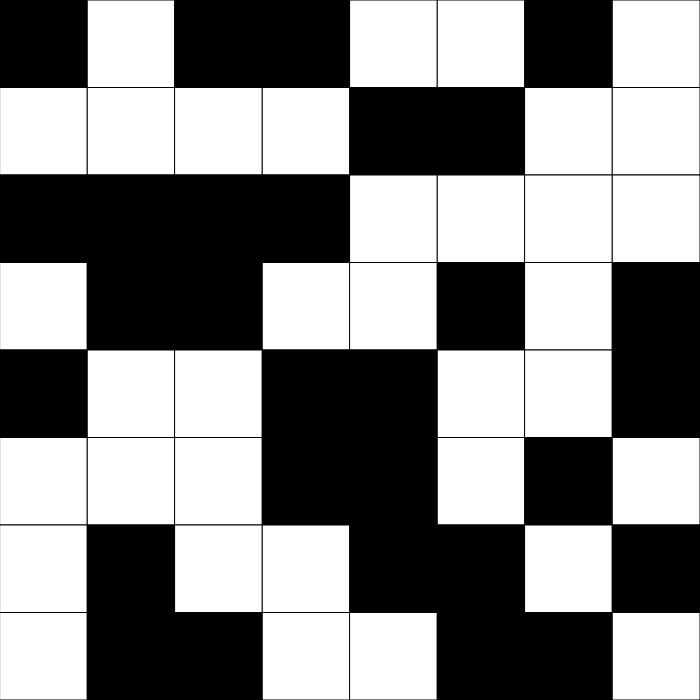
Frame 1 (no input)
Frame 60 (no input): identical to frame 1, image omitted
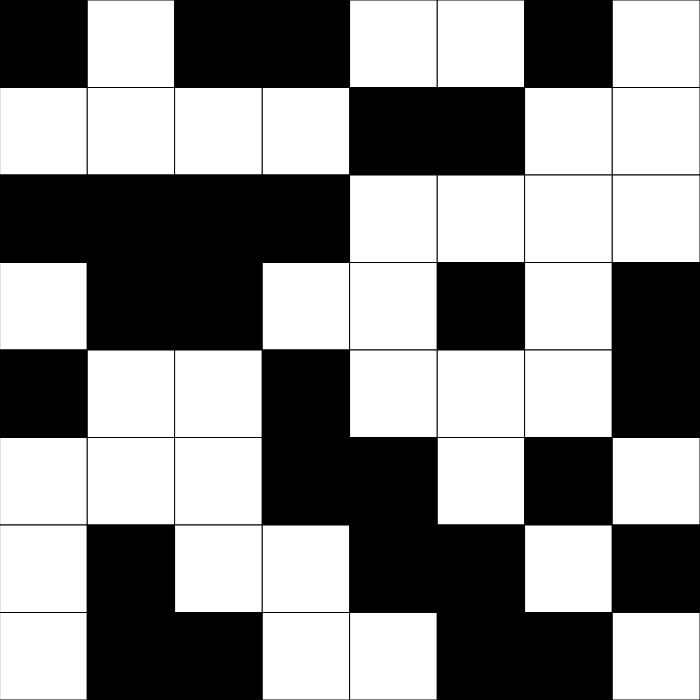
Frame 120 (the mouse pressed at the canvas centre since frame 60)

The p5.js sketch that drew these frames (run headless with seeded random() and noise() and a simulated clock; from frame 60 on, the mouse is pressed at the canvas centre):

// p5.js sketch
// ── sketch.js
// Project Title
// Your Name
// Date
//
// Extra for Experts:
// - describe what you did to take this project "above and beyond"

let x = 8;
let y = 8;
let grid;
let cellSize;

function setup() {
  createCanvas(700, 700);
  cellSize = width / x;
  grid = createRandom2dArray(x, y);

}

function draw() {
  background(220);
  displayGrid();
}

function displayGrid(){
  for (let i = 0; i < x; i ++){
    for (let j = 0; j < y; j ++){
      if (grid[i][j] === 0){
        fill(255);
      }
      else{
        fill(0);
      }
      rect(i * cellSize, j * cellSize, cellSize, cellSize);
    }
  }
}




function createRandom2dArray(x, y){
  let randomGrid = [];
  for (let i = 0; i < x; i ++){
    randomGrid.push([]);
    for (let j = 0; j < y; j ++){
      if (random(100) < 50) {
        randomGrid[i].push(0);
      }
      else{
        randomGrid[i].push(1);
      }
    }
  }
  return randomGrid;
}


function mousePressed(){
  // grid = createRandom2dArray(x, y);
  let i = floor(mouseX / cellSize);
  let j = floor(mouseY / cellSize);

  if (grid[i][j] === 1){
    grid[i][j] = 0;
  }
  else if (grid[i][j] === 0){
    grid[i][j] = 1;
  }
}


function keyTyped(){
  if (key === "r"){
    grid = createRandom2dArray();
  }
  else if (key === " "){
    update();
  }
}

function update(){
  let nextTurn = [];
  for (let i = 0; i < y; i ++){
    nextTurn[i] = [];
  }
  for (let i = 0; i < y; i ++){
    for (let j = 0; j < x; j++){
      let neighbour = 0;

      for (let k = -1; k <= 1; k ++){
        for (let l = -1; l <= 1; l ++){
          if (i + l >= 0 && i+1 < y && i+l >= 0 && i+j < x){
            neighbour += grid[i + l][j + k];
          }
        }
      }
      neighbour -= grid[i][j];

      if (grid[i][j] === 1){
        if (neighbour === 2 || neighbour === 3){
          nextTurn[i][j] = 1;
        }
        else{
          nextTurn[i][j] = 0;
        }
      }
      if (grid[i][j] === 0){
        if (neighbour === 3){
          nextTurn[i][j] = 1;
        }
        else{
          nextTurn[i][j] = 0;
        }
      }
    }
  }
  grid = nextTurn;
}
